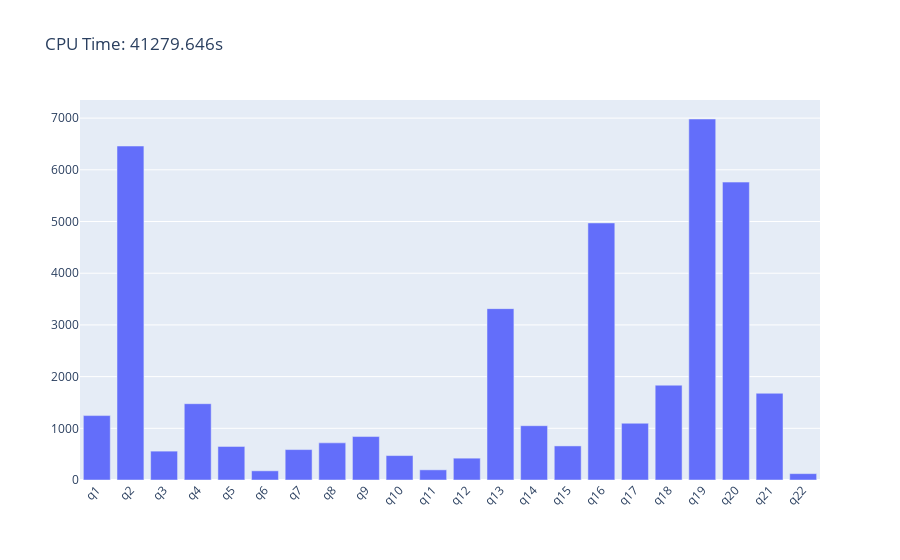

This figure's notebook cell:
### Code cell
fig = go.Figure()
fig.add_trace(go.Bar(x=original_execution.index, y=original_execution["cputime"], name='CPU Time'))
fig.update_layout(barmode='group', xaxis_tickangle=-45, title='CPU Time: ' + str(cpuTime) + "s")
fig.show()

### Figure 1 — Plotly figure (JSON) as saved in the notebook; plotly's stock layout.template omitted (floating-point values rounded to 4 significant figures)
{"data": [{"name": "CPU Time", "type": "bar", "x": ["q1", "q2", "q3", "q4", "q5", "q6", "q7", "q8", "q9", "q10", "q11", "q12", "q13", "q14", "q15", "q16", "q17", "q18", "q19", "q20", "q21", "q22"], "y": [1246.0, 6460.0, 558.4, 1476.0, 648.8, 177.5, 588.5, 718.3, 840.4, 472.6, 196.6, 422.3, 3315.0, 1050.0, 659.1, 4972.0, 1098.0, 1834.0, 6983.0, 5762.0, 1677.0, 122.9]}], "layout": {"barmode": "group", "title": {"text": "CPU Time: 41279.646s"}, "xaxis": {"tickangle": -45}}}
